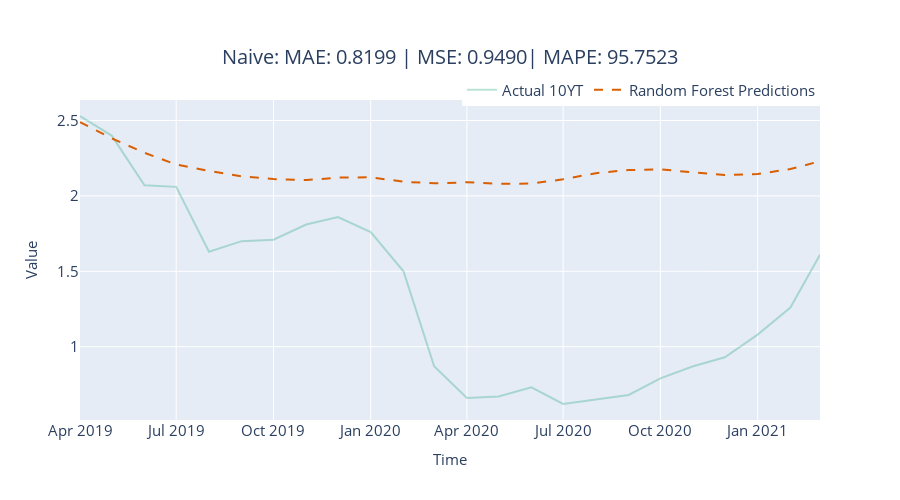

Notebook code cell kept with this figure:
### Markdown cell above
# Random Forest

### Code cell
# initialize model 
model = RandomForest(
    lags=look_back,
    lags_past_covariates=look_back,
    output_chunk_length=horizon
)

# fit model on training data 
model.fit(train_targ_sc, past_covariates=train_past_cov_sc)

# predict on validation data 
pred_sc = model.predict(horizon, series=val_targ_sc[:-horizon], past_covariates=val_past_cov_sc[:-horizon])

# evaluation
pred = targ_scaler.inverse_transform(pred_sc)
metrics = eval_model(pred, val_targ[-horizon:], 'Random Forest Regression')
metric_record.append(metrics)

y_pred = format_y_pred(pred, "rf_predictions")
pred_df = pred_df.join(y_pred)

fig = plot_forecast(pred_df, forecast_columns=["rf_predictions"], forecast_display_names=['Random Forest Predictions'])
fig = format_plot(fig, title=f"Naive: MAE: {metrics['MAE']:.4f} | MSE: {metrics['MSE']:.4f}| MAPE: {metrics['MAPE']:.4f}")
fig.show()

### Figure 1 — Plotly figure (JSON) as saved in the notebook; plotly's stock layout.template omitted (floating-point values rounded to 4 significant figures)
{"data": [{"line": {"color": "rgba(27,158,119, 0.3)"}, "mode": "lines", "name": "Actual 10YT", "type": "scatter", "x": ["2019-04-01T00:00:00", "2019-05-01T00:00:00", "2019-06-01T00:00:00", "2019-07-01T00:00:00", "2019-08-01T00:00:00", "2019-09-01T00:00:00", "2019-10-01T00:00:00", "2019-11-01T00:00:00", "2019-12-01T00:00:00", "2020-01-01T00:00:00", "2020-02-01T00:00:00", "2020-03-01T00:00:00", "2020-04-01T00:00:00", "2020-05-01T00:00:00", "2020-06-01T00:00:00", "2020-07-01T00:00:00", "2020-08-01T00:00:00", "2020-09-01T00:00:00", "2020-10-01T00:00:00", "2020-11-01T00:00:00", "2020-12-01T00:00:00", "2021-01-01T00:00:00", "2021-02-01T00:00:00", "2021-03-01T00:00:00"], "y": [2.53, 2.4, 2.07, 2.06, 1.63, 1.7, 1.71, 1.81, 1.86, 1.76, 1.5, 0.87, 0.66, 0.67, 0.73, 0.62, 0.65, 0.68, 0.79, 0.87, 0.93, 1.08, 1.26, 1.61]}, {"line": {"color": "rgba(217,95,2, 1)", "dash": "dash"}, "mode": "lines", "name": "Random Forest Predictions", "type": "scatter", "x": ["2019-04-01T00:00:00", "2019-05-01T00:00:00", "2019-06-01T00:00:00", "2019-07-01T00:00:00", "2019-08-01T00:00:00", "2019-09-01T00:00:00", "2019-10-01T00:00:00", "2019-11-01T00:00:00", "2019-12-01T00:00:00", "2020-01-01T00:00:00", "2020-02-01T00:00:00", "2020-03-01T00:00:00", "2020-04-01T00:00:00", "2020-05-01T00:00:00", "2020-06-01T00:00:00", "2020-07-01T00:00:00", "2020-08-01T00:00:00", "2020-09-01T00:00:00", "2020-10-01T00:00:00", "2020-11-01T00:00:00", "2020-12-01T00:00:00", "2021-01-01T00:00:00", "2021-02-01T00:00:00", "2021-03-01T00:00:00"], "y": [2.489, 2.382, 2.286, 2.208, 2.165, 2.13, 2.112, 2.105, 2.121, 2.124, 2.094, 2.083, 2.09, 2.081, 2.082, 2.11, 2.151, 2.172, 2.176, 2.157, 2.138, 2.145, 2.178, 2.23]}], "layout": {"autosize": false, "height": 500, "legend": {"font": {"size": 15}, "orientation": "h", "title": {}, "x": 1, "xanchor": "right", "y": 0.98, "yanchor": "bottom"}, "title": {"font": {"size": 20}, "text": "Naive: MAE: 0.8199 | MSE: 0.9490| MAPE: 95.7523", "x": 0.5, "xanchor": "center", "yanchor": "top"}, "width": 900, "xaxis": {"autorange": true, "range": ["2019-04-01", "2021-03-01"], "tickfont": {"size": 15}, "title": {"font": {"size": 15}, "text": "Time"}, "type": "date"}, "yaxis": {"autorange": true, "range": [0.5139, 2.636], "tickfont": {"size": 15}, "title": {"font": {"size": 15}, "text": "Value"}, "type": "linear"}}}
